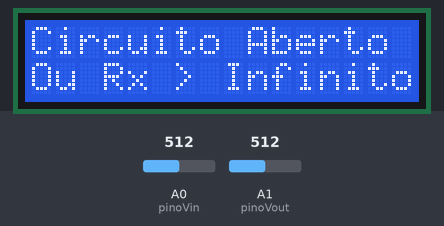
Bench run of a sketch on a simulated Arduino Uno, built with avr-gcc and run on an emulated ATmega328P. On the bench: 16×2 character LCD. The inputs (shaded band) are chosen by the test bench; at power-on: A0 (pinoVin) = 512, A1 (pinoVout) = 512. What the sketch prints to the serial monitor is not drawn.

Above: at 3.2 s.
3.3 s: A0 (pinoVin) set to 531
At 4.3 s:
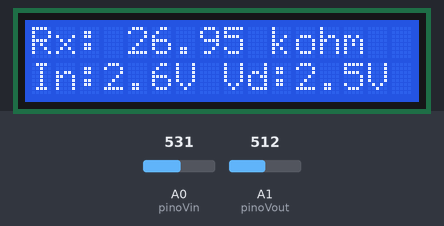
5.2 s: A1 (pinoVout) set to 275
At 6.8 s:
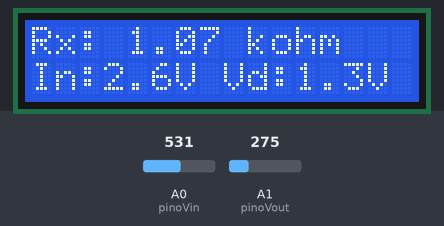
7.1 s: A1 (pinoVout) set to 254
At 8.3 s:
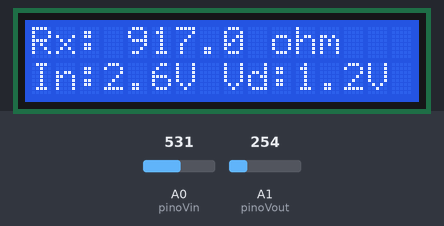
9.0 s: A0 (pinoVin) set to 10
At 10.6 s:
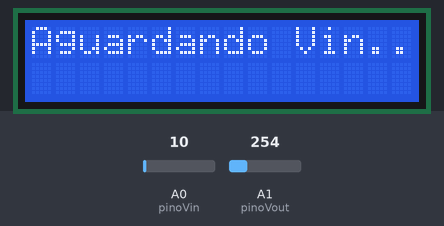
10.9 s: A0 (pinoVin) set to 17
12.4 s: A0 (pinoVin) set to 22
At 14.0 s:
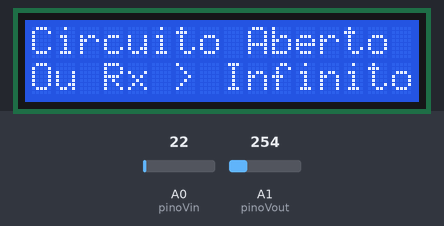
Timing chart, 0 to 15.1 s (numbered marks = the images above; inputs shaded):
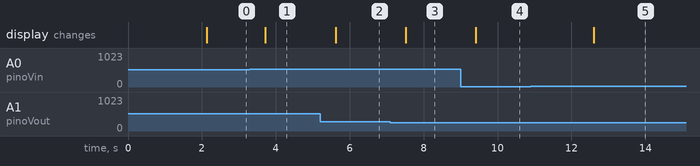

Measured:
- the behaviour switches between 512 and 513 on A0 (pinoVin) (found by bisection; images 0 and 1)
- the behaviour switches between 266 and 265 on A1 (pinoVout) (found by bisection; images 2 and 3)
- the behaviour switches between 19 and 20 on A0 (pinoVin) (found by bisection; images 4 and 5)
- after the input at 3.3 s, the display: changes after 0.42 s (image 1)
- after the input at 5.2 s, the display: changes after 0.42 s (image 2)
- after the input at 7.1 s, the display: changes after 0.42 s (image 3)
- after the input at 9.0 s, the display: changes after 0.41 s (image 4)
- after the input at 10.9 s, every drawn part: stays the same
- after the input at 12.4 s, the display: changes after 0.20 s (image 5)

The sketch:

OhmimetroLCD.ino
```cpp
#include <Wire.h>
 // A biblioteca LiquidCrystal_I2C requer a biblioteca Wire para I2C
#include <LiquidCrystal_I2C.h>

// --- Configuração do Display LCD ---
// Endereço I2C do display (geralmente 0x27 ou 0x3F)
// Endereço, Número de Colunas (16), Número de Linhas (2)
LiquidCrystal_I2C lcd(0x27, 16, 2);

// --- Configuração dos Pinos ---
const int pinoVin = A0;   // Canal A0: Tensão de entrada (Referência do divisor)
const int pinoVout = A1;  // Canal A1: Tensão no centro do divisor

// --- Valores Conhecidos ---
// Resistor 1 será o de 1.000 Ohms (1k)
const float R1 = 1000.0;

// Topologia do Circuito Assumida:
// Vin (A0) ---> [ Resistor 1k (R1) ] ---> Ponto Central (A1) ---> [ Resistor Desconhecido (R2) ] ---> Terra (GND)

void setup() {
  Serial.begin(9600); // Inicia comunicação serial (para monitor do IDE do Arduino)

  // Inicialização do visor LCD 16x2
  lcd.init();
  lcd.backlight(); // Liga a retroiluminação da tela

  lcd.setCursor(0, 0);
  lcd.print("Ohmimetro Serie");
  lcd.setCursor(0, 1);
  lcd.print("Iniciando...");
  delay(2000);
  lcd.clear();
}

void loop() {
  // Efetua as leituras analógicas (ADC retorna valor entre 0 e 1023)
  int leituraA0 = analogRead(pinoVin);
  int leituraA1 = analogRead(pinoVout);

  // Sistema de Segurança 1: Tensão de entrada muita baixa
  // Evita divisão por zero ou ruídos
  if (leituraA0 < 20) {
    lcd.setCursor(0, 0);
    lcd.print("Aguardando Vin..");
    lcd.setCursor(0, 1);
    lcd.print("                ");
    delay(500);
    return;
  }

  // Sistema de Segurança 2: Circuito sem resistor 2 ou aberto.
  // A queda de tensão sobre R1 seria zero, logo Vout = Vin
  if (leituraA1 >= leituraA0) {
    lcd.setCursor(0, 0);
    lcd.print("Circuito Aberto ");
    lcd.setCursor(0, 1);
    lcd.print("Ou Rx > Infinito");
    delay(500);
    return;
  }

  // --- MATEMÁTICA DO CÁLCULO ---
  // A equação base de um divisor de tensão é: Vout = Vin * (R2 / (R1 + R2))
  // Isolando R2: R2 = R1 * (Vout / (Vin - Vout))
  // Como Leituras dos ADCs são proporcionais à tensão num mesmo instante,
  // descartamos a necessidade de conversão prévia, usamos os valores crus:
  float relacao = (float)leituraA1 / (float)(leituraA0 - leituraA1);
  float R2 = R1 * relacao;

  // --- APRESENTAÇÃO NA TELA ---
  lcd.setCursor(0, 0);
  lcd.print("Rx: ");
  // Conversão visual entre ohms e kohms para facilitar leitura
  if (R2 >= 1000.0) {
    lcd.print(R2 / 1000.0, 2); // Exibe com duas casas decimais
    lcd.print(" kohm  ");
  } else {
    lcd.print(R2, 1);          // Exibe com uma casa decimal
    lcd.print(" ohm   ");
  }

  // Medidor de Tensão (Considerando referência VCC como 5V do Arduino)
  float tensaoIn = leituraA0 * (5.0 / 1023.0);
  float tensaoOut = leituraA1 * (5.0 / 1023.0);

  // Apresenta Vin e Vout medidos na Segunda Linha do LCD
  lcd.setCursor(0, 1);
  lcd.print("In:");
  lcd.print(tensaoIn, 1);      // Limitado a 1 casa para economizar espaço
  lcd.print("V Vd:");
  lcd.print(tensaoOut, 1);
  lcd.print("V ");

  // Também enviamos para a interface serial do IDE
  Serial.print("ADC In: "); Serial.print(leituraA0);
  Serial.print("\tADC Out: "); Serial.print(leituraA1);
  Serial.print("\tResistência: "); Serial.println(R2);

  delay(600); // 600ms de atualização evita que o display pisque exageradamente
}
```
